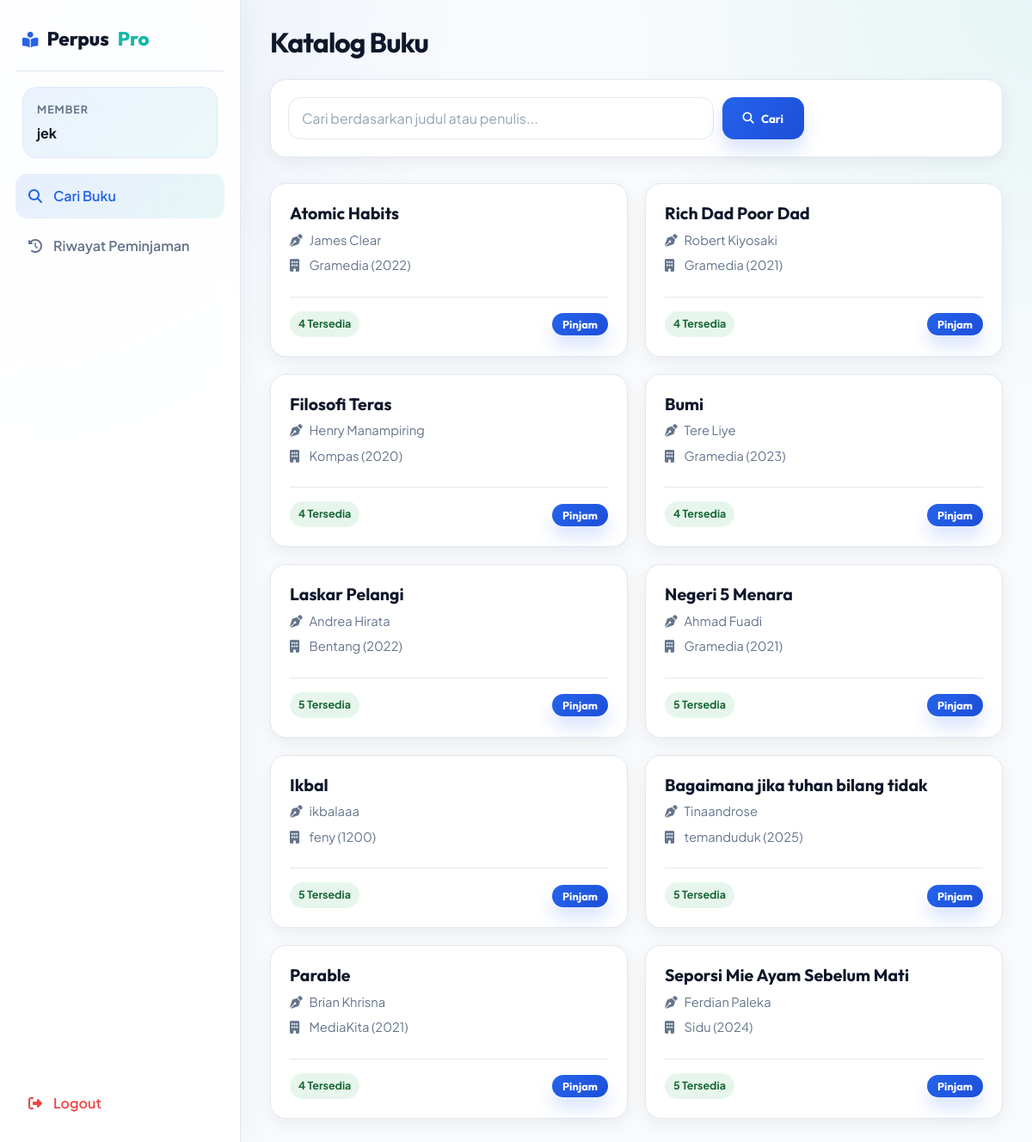
The page /user/index.php (signed in) on the database its author committed.
### tables this page shows
CREATE TABLE `buku` (
  `id_buku` int NOT NULL AUTO_INCREMENT,
  `title` varchar(255) NOT NULL,
  `author` varchar(150) NOT NULL,
  `publisher` varchar(150) NOT NULL,
  `year` int NOT NULL,
  `quantity` int NOT NULL DEFAULT '0',
  `created_at` timestamp NOT NULL DEFAULT CURRENT_TIMESTAMP,
  `id_kategori` int DEFAULT NULL,
  `locked_by` int DEFAULT NULL,
  PRIMARY KEY (`id_buku`)
);

### user/index.php (the view, shortened to what this page needs)
<?php
include 'layout_top.php';
$search = $_GET['search'] ?? '';
$query = "SELECT * FROM buku";
$query .= " ORDER BY created_at DESC";
$buku = $conn->query($query);
?>
<div class="page-header">
    <h1 class="page-title">Katalog Buku</h1>
</div>
<div class="glass-panel" style="padding: 20px; margin-bottom: 30px;">
    <form method="GET" class="search-box" style="margin: 0; max-width: 600px;">
        <input type="text" name="search" class="form-control" placeholder="Cari berdasarkan judul atau penulis..." value="<?php echo htmlspecialchars($search); ?>">
        <button type="submit" class="btn btn-primary" style="padding: 12px 24px;"><i class="fas fa-search"></i> Cari</button>
    </form>
</div>
<div class="book-grid">
    <?php while($row = $buku->fetch_assoc()): ?>
    <div class="glass-card book-card">
        <div class="book-card-content">
            <h3 class="book-title"><?php echo htmlspecialchars($row['title']); ?></h3>
            <p class="book-author"><i class="fas fa-pen-nib" style="width:20px;"></i> <?php echo htmlspecialchars($row['author']); ?></p>
            <p class="book-publisher"><i class="fas fa-building" style="width:20px;"></i> <?php echo htmlspecialchars($row['publisher']); ?> (<?php echo $row['year']; ?>)</p>
        </div>
        <div class="book-meta">
            <div>
                <?php if($row['quantity'] > 0): ?>
                    <span class="badge badge-success"><?php echo $row['quantity']; ?> Tersedia</span>
                <?php else: ?>
                    <span class="badge badge-danger">Tidak Tersedia</span>
                <?php endif; ?>
            </div>
            <div>
                <?php if($row['quantity'] > 0): ?>
                <form action="borrow.php" method="POST" style="display:inline;">
                    <button type="submit" class="btn btn-primary" style="padding: 5px 12px; font-size: 0.8rem;" onclick="return confirm('Anda yakin ingin meminjam buku ini?');">Pinjam</button>
                </form>
                <?php else: ?>
                <button class="btn btn-secondary" style="padding: 5px 12px; font-size: 0.8rem; opacity: 0.5; cursor: not-allowed;" disabled>Pinjam</button>
                <?php endif; ?>
            </div>
        </div>
    </div>
    <?php endwhile; ?>
</div>
<?php include 'layout_bottom.php'; ?>

### css/style.css (style rules this page uses)
:root { --primary:#2563eb; --primary-hover:#1d4ed8; --secondary:#14b8a6; --secondary-hover:#0f9f92; --accent:#7c3aed; --bg:#f8fafc; --bg-soft:#eef4ff; --surface:#ffffff; --surface-2:#f8fafc; --text:#0f172a; --muted:#64748b; --border:#e2e8f0; --shadow:0 12px 30px rgba(15, 23, 42, 0.08); --shadow-soft:0 6px 20px rgba(15, 23, 42, 0.06); --success:#16a34a; --warning:#f59e0b; --danger:#ef4444; --radius:18px; }
* { margin:0; padding:0; box-sizing:border-box; }
html, body { min-height:100%; }
body { font-family:'Plus Jakarta Sans', sans-serif; background: radial-gradient(circle at top left, rgba(37, 99, 235, 0.08), transparent 30%), radial-gradient(circle at top right, rgba(20, 184, 166, 0.08), transparent 26%), var(--bg); color:var(--text); line-height:1.6; }
h1,h2,h3,h4,h5,h6 { font-family:'Outfit', sans-serif; line-height:1.2; color:var(--text); }
.glass-panel, .glass-card { background:var(--surface); border:1px solid var(--border); border-radius:var(--radius); box-shadow:var(--shadow-soft); }
.glass-panel { padding:24px; }
.glass-card { padding:22px; transition:transform .2s ease, box-shadow .2s ease, border-color .2s ease; }
.page-header { display:flex; justify-content:space-between; align-items:center; gap:16px; margin-bottom:24px; flex-wrap:wrap; }
.page-title { font-size:2rem; letter-spacing:-0.03em; }
.form-control { width:100%; padding:13px 15px; border:1px solid var(--border); border-radius:14px; background:#fff; color:var(--text); font-family:inherit; font-size:1rem; outline:none; transition:border-color .2s ease, box-shadow .2s ease, transform .2s ease; }
.form-control::placeholder { color:#94a3b8; }
.search-box { display:flex; gap:10px; }
.search-box .form-control { flex:1; }
.btn { display:inline-flex; align-items:center; justify-content:center; gap:8px; padding:11px 18px; border:none; border-radius:14px; font-weight:700; font-family:'Outfit', sans-serif; cursor:pointer; transition:transform .2s ease, box-shadow .2s ease, opacity .2s ease, background .2s ease; text-align:center; white-space:nowrap; }
.btn-primary { background:linear-gradient(135deg, var(--primary), var(--primary-hover)); color:#fff; box-shadow:0 12px 20px rgba(37,99,235,.18); }
.badge { display:inline-flex; align-items:center; padding:5px 10px; border-radius:999px; font-size:.78rem; font-weight:700; }
.badge-success { background:rgba(22,163,74,.10); color:#166534; }
.book-grid { display:grid; grid-template-columns:repeat(auto-fill, minmax(280px, 1fr)); gap:20px; }
.book-card { display:flex; flex-direction:column; min-height:100%; }
.book-card-content { flex:1; }
.book-title { font-size:1.22rem; margin-bottom:8px; }
.book-author, .book-publisher { color:var(--muted); font-size:.92rem; margin-bottom:6px; }
.book-meta { display:flex; align-items:center; justify-content:space-between; gap:12px; margin-top:18px; padding-top:16px; border-top:1px solid var(--border); }

### rows shown on the page
buku: title "Atomic Habits", author "James Clear", publisher "Gramedia", year "2022", quantity "4"
buku: title "Rich Dad Poor Dad", author "Robert Kiyosaki", publisher "Gramedia", year "2021", quantity "4"
buku: title "Filosofi Teras", author "Henry Manampiring", publisher "Kompas", year "2020", quantity "4"
buku: title "Bumi", author "Tere Liye", publisher "Gramedia", year "2023", quantity "4"
buku: title "Laskar Pelangi", author "Andrea Hirata", publisher "Bentang", year "2022", quantity "5"
buku: title "Negeri 5 Menara", author "Ahmad Fuadi", publisher "Gramedia", year "2021", quantity "5"
buku: title "Ikbal", author "ikbalaaa", publisher "feny", year "1200", quantity "5"
buku: title "Bagaimana jika tuhan bilang tidak", author "Tinaandrose", publisher "temanduduk", year "2025", quantity "5"
buku: title "Parable", author "Brian Khrisna", publisher "MediaKita", year "2021", quantity "4"
buku: title "Seporsi Mie Ayam Sebelum Mati", author "Ferdian Paleka", publisher "Sidu", year "2024", quantity "5"

### other values the page prints
$_SESSION['name'] "jek"
